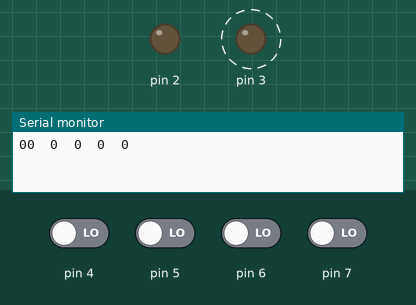
Bench run of a sketch on a simulated Arduino Uno, built with avr-gcc and run on an emulated ATmega328P. On the bench: output pins drawn as LEDs (lit = HIGH), the last lines printed to the serial monitor. Dashed ring = blinking. The inputs (shaded band) are chosen by the test bench; at power-on: pin 4–7 LOW.

Above: at 0.5 s.
At 3.5 s:
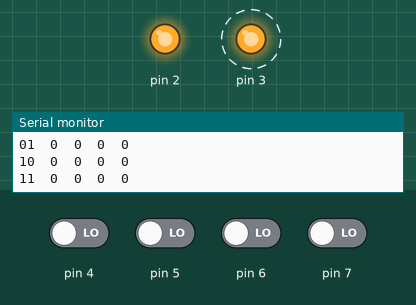
Timing chart, 0 to 5.2 s (numbered marks = the images above):
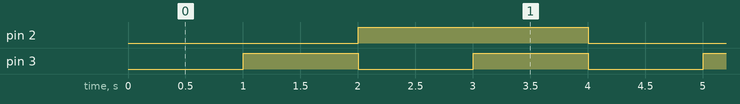

Measured:
- by itself, pin 2: alternates HIGH for 2.0 s and LOW for 2.0 s
- by itself, pin 3: alternates HIGH for 1.0 s and LOW for 1.0 s
- by itself, everything shown: repeats every 4.0 s, in 4 steps

The sketch:

_74testeter.ino
```cpp
void setup() {
   Serial.begin(9600);
   pinMode(4, INPUT);
   pinMode(5, INPUT);
   pinMode(6, INPUT);
   pinMode(7, INPUT);
   pinMode(2, OUTPUT);
   pinMode(3, OUTPUT);
}

void loop() {

  Serial.print("00");
  Serial.print('\t');
  digitalWrite(2,LOW);
  digitalWrite(3,LOW);
  Serial.print(digitalRead(4));
  Serial.print('\t');
  Serial.print(digitalRead(5));
  Serial.print('\t');
  Serial.print(digitalRead(6));
  Serial.print('\t');
  Serial.print(digitalRead(7));
  Serial.println();
delay(1000);
  Serial.print("01");
  Serial.print('\t');
  digitalWrite(2,LOW);
  digitalWrite(3,HIGH);
  Serial.print(digitalRead(4));
  Serial.print('\t');
  Serial.print(digitalRead(5));
  Serial.print('\t');
  Serial.print(digitalRead(6));
  Serial.print('\t');
  Serial.print(digitalRead(7));
  Serial.println();
delay(1000);
  Serial.print("10");
  Serial.print('\t');
  digitalWrite(2,HIGH);
  digitalWrite(3,LOW);
  Serial.print(digitalRead(4));
  Serial.print('\t');
  Serial.print(digitalRead(5));
  Serial.print('\t');
  Serial.print(digitalRead(6));
  Serial.print('\t');
  Serial.print(digitalRead(7));
  Serial.println();
delay(1000);
  Serial.print("11");
  Serial.print('\t');
  digitalWrite(2,HIGH);
  digitalWrite(3,HIGH);
  Serial.print(digitalRead(4));
  Serial.print('\t');
  Serial.print(digitalRead(5));
  Serial.print('\t');
  Serial.print(digitalRead(6));
  Serial.print('\t');
  Serial.print(digitalRead(7));
  Serial.println();


  delay(1000);
}
```
